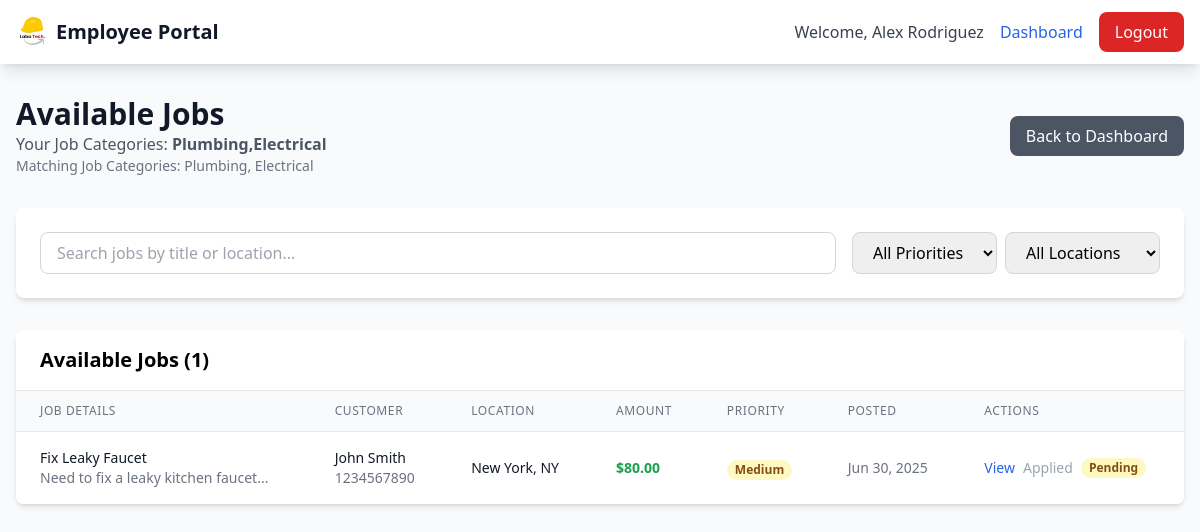
Screenshot of /employ/available-jobs.php (signed in) with the database file from the repository.
### tables this page shows
CREATE TABLE IF NOT EXISTS employees (
    id INT AUTO_INCREMENT PRIMARY KEY,
    name VARCHAR(100) NOT NULL,
    email VARCHAR(100) UNIQUE NOT NULL,
    phone VARCHAR(20) NOT NULL,
    location VARCHAR(255) NOT NULL,
    job_categories VARCHAR(255) NOT NULL,
    skills TEXT,
    hourly_rate DECIMAL(10,2) NOT NULL,
    password VARCHAR(255) NOT NULL,
    status ENUM('active', 'inactive', 'pending', 'suspended') DEFAULT 'pending',
    profile_image VARCHAR(255),
    rating DECIMAL(3,2) DEFAULT 0.00,
    total_reviews INT DEFAULT 0,
    verification_status ENUM('unverified', 'verified', 'rejected') DEFAULT 'unverified',
    created_at TIMESTAMP DEFAULT CURRENT_TIMESTAMP,
    updated_at TIMESTAMP DEFAULT CURRENT_TIMESTAMP ON UPDATE CURRENT_TIMESTAMP
);

CREATE TABLE IF NOT EXISTS jobs (
    id INT AUTO_INCREMENT PRIMARY KEY,
    title VARCHAR(255) NOT NULL,
    description TEXT NOT NULL,
    category VARCHAR(100) NOT NULL,
    location VARCHAR(255) NOT NULL,
    amount DECIMAL(10,2) NOT NULL,
    customer_id INT NOT NULL,
    employee_id INT,
    status ENUM('pending', 'active', 'in_progress', 'completed', 'cancelled') DEFAULT 'pending',
    priority ENUM('low', 'medium', 'high', 'urgent') DEFAULT 'medium',
    scheduled_date DATE,
    scheduled_time TIME,
    created_at TIMESTAMP DEFAULT CURRENT_TIMESTAMP,
    updated_at TIMESTAMP DEFAULT CURRENT_TIMESTAMP ON UPDATE CURRENT_TIMESTAMP,
    FOREIGN KEY (customer_id) REFERENCES customers(id) ON DELETE CASCADE,
    FOREIGN KEY (employee_id) REFERENCES employees(id) ON DELETE SET NULL
);

CREATE TABLE IF NOT EXISTS customers (
    id INT AUTO_INCREMENT PRIMARY KEY,
    name VARCHAR(100) NOT NULL,
    email VARCHAR(100) UNIQUE NOT NULL,
    phone VARCHAR(20) NOT NULL,
    location VARCHAR(255) NOT NULL,
    password VARCHAR(255) NOT NULL,
    status ENUM('active', 'inactive', 'suspended') DEFAULT 'active',
    profile_image VARCHAR(255),
    created_at TIMESTAMP DEFAULT CURRENT_TIMESTAMP,
    updated_at TIMESTAMP DEFAULT CURRENT_TIMESTAMP ON UPDATE CURRENT_TIMESTAMP
);

CREATE TABLE IF NOT EXISTS job_applications (
    id INT AUTO_INCREMENT PRIMARY KEY,
    job_id INT NOT NULL,
    employee_id INT NOT NULL,
    proposed_amount DECIMAL(10,2),
    message TEXT,
    status ENUM('pending', 'accepted', 'rejected', 'withdrawn') DEFAULT 'pending',
    created_at TIMESTAMP DEFAULT CURRENT_TIMESTAMP,
    updated_at TIMESTAMP DEFAULT CURRENT_TIMESTAMP ON UPDATE CURRENT_TIMESTAMP,
    FOREIGN KEY (job_id) REFERENCES jobs(id) ON DELETE CASCADE,
    FOREIGN KEY (employee_id) REFERENCES employees(id) ON DELETE CASCADE,
    UNIQUE KEY unique_application (job_id, employee_id)
);

### employ/available-jobs.php (the view, shortened to what this page needs)
<?php
$employeeId = $_SESSION['employ'];
try {
    $pdo = new Database();
    $conn = $pdo->open();
    $stmt = $conn->prepare("SELECT * FROM employees WHERE id = ?");
    $stmt->execute([$employeeId]);
    $employee = $stmt->fetch();
    $employeeJobCategories = explode(',', $employee['job_categories']);
    $employeeJobCategories = array_map('trim', $employeeJobCategories);
    $placeholders = str_repeat('?,', count($employeeJobCategories) - 1) . '?';
    $stmt = $conn->prepare("SELECT j.*, c.name as customer_name, c.phone as customer_phone
                           FROM jobs j
                           LEFT JOIN customers c ON j.customer_id = c.id
                           WHERE j.status = 'pending'
                           AND j.employee_id IS NULL
                           AND j.category IN ($placeholders)
                           ORDER BY j.created_at DESC");
    $stmt->execute($employeeJobCategories);
    $availableJobs = $stmt->fetchAll();
    $stmt = $conn->prepare("SELECT ja.job_id, ja.status as application_status, ja.proposed_amount
                           FROM job_applications ja
                           WHERE ja.employee_id = ?");
    $stmt->execute([$employeeId]);
    $myApplications = $stmt->fetchAll();
    $appliedJobs = [];
    foreach ($myApplications as $app) {
        $appliedJobs[$app['job_id']] = $app;
    }
} catch (Exception $e) {
    $error = "Database error: " . $e->getMessage();
}
?>
<!DOCTYPE html>
<html lang="en">
<head>
    <script src="https://cdn.tailwindcss.com"></script>
</head>
<body class="bg-gray-50">
    <nav class="bg-white shadow-lg">
        <div class="max-w-7xl mx-auto px-4">
            <div class="flex justify-between h-16">
                <div class="flex items-center">
                    <img src="../assets/logo_without_bg.png" alt="LaboTech" class="h-8 w-auto">
                    <span class="ml-2 text-xl font-bold text-gray-900">Employee Portal</span>
                </div>
                <div class="flex items-center space-x-4">
                    <span class="text-gray-700">Welcome, <?php echo htmlspecialchars($_SESSION['employ_name']); ?></span>
                    <a href="index" class="text-blue-600 hover:text-blue-800">Dashboard</a>
                    <a href="../actions/logout" class="bg-red-600 text-white px-4 py-2 rounded-lg hover:bg-red-700 transition-colors">Logout</a>
                </div>
            </div>
        </div>
    </nav>
    <div class="max-w-7xl mx-auto px-4 py-8">
        <div class="flex justify-between items-center mb-8">
            <div>
                <h1 class="text-3xl font-bold text-gray-900">Available Jobs</h1>
                <p class="text-gray-600">Your Job Categories: <span class="font-semibold"><?php echo htmlspecialchars($employee['job_categories']); ?></span></p>
                <p class="text-sm text-gray-500">Matching Job Categories: <?php echo implode(', ', $employeeJobCategories); ?></p>
            </div>
            <a href="index" class="bg-gray-600 text-white px-4 py-2 rounded-lg hover:bg-gray-700 transition-colors">
                Back to Dashboard
            </a>
        </div>
        <div class="bg-white rounded-lg shadow-md p-6 mb-8">
            <div class="flex flex-col md:flex-row gap-4">
                <div class="flex-1">
                    <input type="text" id="searchInput" placeholder="Search jobs by title or location..."
                           class="w-full px-4 py-2 border border-gray-300 rounded-lg focus:outline-none focus:ring-2 focus:ring-blue-500">
                </div>
                <div class="flex gap-2">
                    <select id="priorityFilter" class="px-4 py-2 border border-gray-300 rounded-lg focus:outline-none focus:ring-2 focus:ring-blue-500">
                        <option value="">All Priorities</option>
                    </select>
                    <select id="locationFilter" class="px-4 py-2 border border-gray-300 rounded-lg focus:outline-none focus:ring-2 focus:ring-blue-500">
                        <option value="">All Locations</option>
                    </select>
                </div>
            </div>
        </div>
        <div class="bg-white rounded-lg shadow-md overflow-hidden">
            <div class="px-6 py-4 border-b border-gray-200">
                <h2 class="text-xl font-semibold">Available Jobs (<?php echo count($availableJobs); ?>)</h2>
            </div>
            <?php if (!empty($availableJobs)): ?>
                <div class="overflow-x-auto">
                    <table class="min-w-full divide-y divide-gray-200">
                        <thead class="bg-gray-50">
                            <tr>
                                <th class="px-6 py-3 text-left text-xs font-medium text-gray-500 uppercase tracking-wider">Job Details</th>
                                <th class="px-6 py-3 text-left text-xs font-medium text-gray-500 uppercase tracking-wider">Customer</th>
                                <th class="px-6 py-3 text-left text-xs font-medium text-gray-500 uppercase tracking-wider">Location</th>
                                <th class="px-6 py-3 text-left text-xs font-medium text-gray-500 uppercase tracking-wider">Amount</th>
                                <th class="px-6 py-3 text-left text-xs font-medium text-gray-500 uppercase tracking-wider">Priority</th>
                                <th class="px-6 py-3 text-left text-xs font-medium text-gray-500 uppercase tracking-wider">Posted</th>
                                <th class="px-6 py-3 text-left text-xs font-medium text-gray-500 uppercase tracking-wider">Actions</th>
                            </tr>
                        </thead>
                        <tbody class="bg-white divide-y divide-gray-200" id="jobsTableBody">
                            <?php foreach ($availableJobs as $job): ?>
                                <tr class="job-row" data-priority="<?php echo $job['priority']; ?>" data-location="<?php echo $job['location']; ?>">
                                    <td class="px-6 py-4">
                                        <div class="text-sm font-medium text-gray-900"><?php echo htmlspecialchars($job['title']); ?></div>
                                        <div class="text-sm text-gray-500"><?php echo htmlspecialchars(substr($job['description'], 0, 100)) . '...'; ?></div>
                                    </td>
                                    <td class="px-6 py-4 whitespace-nowrap">
                                        <div class="text-sm font-medium text-gray-900"><?php echo htmlspecialchars($job['customer_name'] ?? 'Unknown'); ?></div>
                                        <div class="text-sm text-gray-500"><?php echo htmlspecialchars($job['customer_phone'] ?? ''); ?></div>
                                    </td>
                                    <td class="px-6 py-4 whitespace-nowrap text-sm text-gray-900"><?php echo htmlspecialchars($job['location']); ?></td>
                                    <td class="px-6 py-4 whitespace-nowrap text-sm font-semibold text-green-600">$<?php echo number_format($job['amount'], 2); ?></td>
                                    <td class="px-6 py-4 whitespace-nowrap">
                                        <span class="px-2 inline-flex text-xs leading-5 font-semibold rounded-full
                                            <?php
                                            switch($job['priority']) {
                                                case 'medium': echo 'bg-yellow-100 text-yellow-800'; break;
                                            }
                                            ?>">
                                            <?php echo ucfirst($job['priority'] ?? 'Medium'); ?>
                                        </span>
                                    </td>
                                    <td class="px-6 py-4 whitespace-nowrap text-sm text-gray-500"><?php echo date('M d, Y', strtotime($job['created_at'])); ?></td>
                                    <td class="px-6 py-4 whitespace-nowrap text-sm font-medium">
                                        <div class="flex space-x-2">
                                            <a href="job-details?id=<?php echo $job['id']; ?>"
                                               class="text-blue-600 hover:text-blue-900">View</a>
                                            <?php if (isset($appliedJobs[$job['id']])): ?>
                                                <span class="text-gray-400">Applied</span>
                                                <span class="px-2 inline-flex text-xs leading-5 font-semibold rounded-full
                                                    <?php
                                                    switch($appliedJobs[$job['id']]['application_status']) {
                                                        case 'pending': echo 'bg-yellow-100 text-yellow-800'; break;
                                                    }
                                                    ?>">
                                                    <?php echo ucfirst($appliedJobs[$job['id']]['application_status']); ?>
                                                </span>
                                            <?php else: ?>
                                                <button onclick="applyForJob(<?php echo $job['id']; ?>, '<?php echo htmlspecialchars($job['title']); ?>', <?php echo $job['amount']; ?>)"
                                                        class="text-green-600 hover:text-green-900">Apply</button>
                                            <?php endif; ?>
                                        </div>
                                    </td>
                                </tr>
                            <?php endforeach; ?>
                        </tbody>
                    </table>
                </div>
            <?php endif; ?>
        </div>
    </div>
</body>
</html>

### rows the page displays
employees: job_categories "Plumbing,Electrical", job_categories "Plumbing, Electrical"
jobs: title "Fix Leaky Faucet", description "Need to fix a leaky kitchen faucet", customer.name "John Smith", customer.phone "1234567890", location "New York, NY", amount "80.00", priority "Medium", created_at "Jun 30, 2025", id.status "Pending"

### other values shown
$_SESSION['employ_name'] "Alex Rodriguez"
count($availableJobs) "1"
